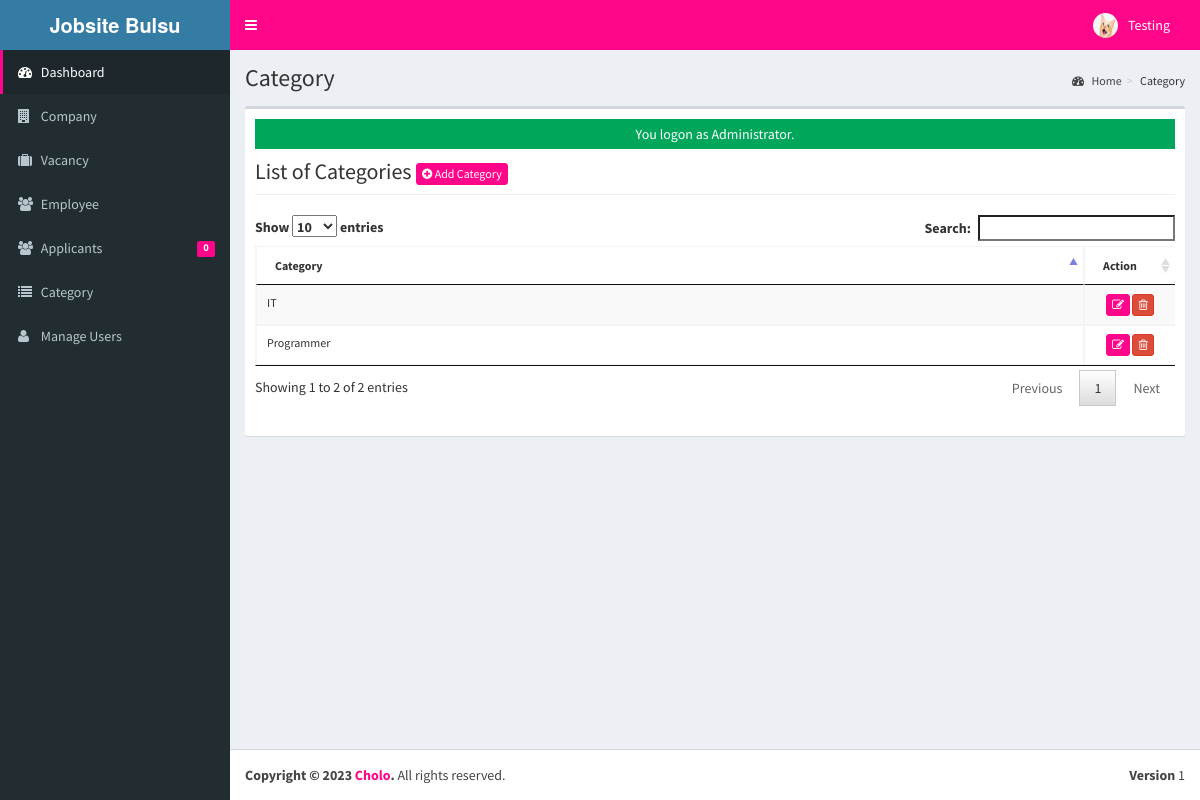
The page /admin/category/index.php (signed in) on the database its author committed.
### tables this page shows
CREATE TABLE `tblusers` (
  `USERID` varchar(30) NOT NULL,
  `FULLNAME` varchar(40) NOT NULL,
  `USERNAME` varchar(30) NOT NULL,
  `PASS` varchar(100) NOT NULL,
  `ROLE` varchar(30) NOT NULL,
  `PICLOCATION` varchar(255) NOT NULL
);

CREATE TABLE `tblcategory` (
  `CATEGORYID` int(11) NOT NULL,
  `CATEGORY` varchar(50) NOT NULL
);

### admin/category/index.php (called while the page is built, shortened)
<?php
require_once("../../include/initialize.php");
$title="Category";
require_once ("../theme/templates.php");
?>

### include/database.php (called while the page is built, shortened)
<?php
class Database {
	var $sql_string = '';
	private $conn;
	public function open_connection() {
		$this->conn = mysqli_connect(server,user,pass);
		if(!$this->conn){
			echo "Problem in database connection! Contact administrator!";
			exit();
		}else{
			$db_select = mysqli_select_db($this->conn,database_name);
		}
	}
	function setQuery($sql='') {
		$this->sql_string=$sql;
	}
	function executeQuery() {
		$result = mysqli_query($this->conn,$this->sql_string);
		return $result;
	}
	private function confirm_query($result) {
		return $result;
	}
	function loadResultList( $key='' ) {
		$cur = $this->executeQuery();
		$array = array();
		while ($row = mysqli_fetch_object($cur)) {
			if ($key) {
				$array[$row->$key] = $row;
			} else {
				$array[] = $row;
			}
		}
		return $array;
	}
	function loadSingleResult() {
		$cur = $this->executeQuery();
		while ($row = mysqli_fetch_object($cur)) {
		return $data = $row;
		}
	}
}
$mydb = new Database();
?>

### include/accounts.php (called while the page is built, shortened)
<?php
require_once(LIB_PATH.DS.'database.php');
class User {
	protected static  $tblname = "tblusers";
	function single_user($id=""){
			global $mydb;
			$mydb->setQuery("SELECT * FROM ".self::$tblname."
				Where USERID= '{$id}' LIMIT 1");
			$cur = $mydb->loadSingleResult();
			return $cur;
	}
}
?>

### include/function.php (called while the page is built, shortened)
<?php
function currentpage(){
		$this_page = $_SERVER['SCRIPT_NAME'];
	    $bits = explode('/',$this_page);
		 return $bits[3];
	}
		?>

### admin/category/list.php (the view, shortened to what this page needs)
<div class="row">
      	 <div class="col-lg-12">
           <h1 class="page-header">List of Categories  <a href="index.php?view=add" class="btn btn-primary btn-xs  ">  <i class="fa fa-plus-circle fw-fa"></i> Add Category</a>  </h1>
      		</div>
  		 </div>
 		    <form action="controller.php?action=delete" Method="POST">
		     <div class="table-responsive">
			<table id="dash-table" class="table table-striped table-bordered table-hover"  style="font-size:12px" cellspacing="0">
			  <thead>
			  	<tr>
			  		<th>
			  		 Category</th>
			  		 <th width="10%" align="center">Action</th>
			  	</tr>
			  </thead>
			  <tbody>
			  	<?php
			  		$mydb->setQuery("SELECT * FROM `tblcategory`");
			  		$cur = $mydb->loadResultList();
					foreach ($cur as $result) {
			  		echo '<tr>';
			  			echo '<td>' . $result->CATEGORY.'</td>';
			  		echo '<td align="center"><a title="Edit" href="index.php?view=edit&id='.$result->CATEGORYID.'" class="btn btn-primary btn-xs  ">  <span class="fa fa-edit fw-fa"></a>
			  		     <a title="Delete" href="controller.php?action=delete&id='.$result->CATEGORYID.'" class="btn btn-danger btn-xs  ">  <span class="fa  fa-trash-o fw-fa "></a></td>';
			  		echo '</tr>';
			  	}
			  	?>
			  </tbody>
			</table>
			</form>

### admin/theme/templates.php (shortened to what this page needs)
<!DOCTYPE html>
<html>
<head>
    <link rel="stylesheet" href="<?php echo web_root;?>bootstrap/css/bootstrap.min.css">
    <link rel="stylesheet" href="<?php echo web_root;?>plugins/font-awesome/css/font-awesome.min.css">
    <link rel="stylesheet" href="<?php echo web_root;?>dist/css/AdminLTE.min.css">
    <link rel="stylesheet" href="<?php echo web_root;?>dist/css/skins/_all-skins.min.css">
    <link rel="stylesheet" href="<?php echo web_root;?>plugins/iCheck/flat/blue.css">
    <link rel="stylesheet" href="<?php echo web_root;?>plugins/morris/morris.css">
    <link rel="stylesheet" href="<?php echo web_root;?>plugins/jvectormap/jquery-jvectormap-1.2.2.css">
    <link href="<?php echo web_root; ?>plugins/datepicker/bootstrap-datetimepicker.min.css" rel="stylesheet"
        media="screen">
    <link rel="stylesheet" href="<?php echo web_root;?>plugins/dataTables/jquery.dataTables.min.css">
    <link rel="stylesheet" href="<?php echo web_root;?>plugins/bootstrap-wysihtml5/bootstrap3-wysihtml5.min.css">
</head>
<body class="hold-transition skin-blue fixed sidebar-mini">
    <div class="wrapper">
        <header class="main-header">
            <a href="<?php echo web_root;?>/admin/" class="logo">
                <span class="logo-lg"><b>Jobsite Bulsu</b></span>
            </a>
            <nav class="navbar navbar-static-top" role="navigation">
                <a href="#" class="sidebar-toggle" data-toggle="offcanvas" role="button">
                </a>
                <div class="navbar-custom-menu">
                    <ul class="nav navbar-nav">
                        <?php
              $user = New User();
              $singleuser = $user->single_user($_SESSION['ADMIN_USERID']);
          ?>
                        <li class="dropdown user user-menu" style="padding-right: 15px;">
                            <a href="#" class="dropdown-toggle" data-toggle="dropdown">
                                <img src="<?php echo web_root.'admin/user/'. $singleuser->PICLOCATION;?>"
                                    class="user-image" alt="User Image">
                                <span class="hidden-xs"><?php echo $singleuser->FULLNAME; ?></span>
                            </a>
                        </li>
                    </ul>
                </div>
            </nav>
        </header>
        <aside class="main-sidebar">
            <section class="sidebar">
                <ul class="sidebar-menu">
                    <li class="<?php echo (currentpage() == 'index.php') ? "active" : false;?>">
                        <a href="<?php echo web_root ;?>admin/">
                            <i class="fa fa-dashboard"></i> <span>Dashboard</span>
                        </a>
                    </li>
                    <li class="<?php echo (currentpage() == 'company') ? "active" : false;?>">
                        <a href="<?php echo web_root ;?>admin/company/">
                            <i class="fa fa-building"></i> <span>Company</span>
                        </a>
                    </li>
                    <li class="<?php echo (currentpage() == 'vacancy') ? "active" : false;?>">
                        <a href="<?php echo web_root ;?>admin/vacancy/">
                            <i class="fa fa-suitcase"></i> <span>Vacancy</span>
                        </a>
                    </li>
                    <li class="<?php echo (currentpage() == 'employee') ? "active" : false;?>">
                        <a href="<?php echo web_root ;?>admin/employee/">
                            <i class="fa fa-users"></i> <span>Employee</span>
                        </a>
                    </li>
                    <li class="<?php echo (currentpage() == 'applicants') ? "active" : false;?>">
                        <a href="<?php echo web_root ;?>admin/applicants/">
                            <i class="fa fa-users"></i> <span>Applicants</span>
                            <span class="label label-primary pull-right">
                                <?php
                $sql = "SELECT count(*) as 'APPL' FROM `tbljobregistration` WHERE `PENDINGAPPLICATION`=1";
                $mydb->setQuery($sql);
                $pending = $mydb->loadSingleResult();
                echo $pending->APPL;
              ?>
                            </span>
                        </a>
                    </li>
                    <li class="<?php echo (currentpage() == 'category') ? "active" : false;?>">
                        <a href="<?php echo web_root ;?>admin/category/">
                            <i class="fa fa-list"></i> <span>Category</span>
                        </a>
                    </li>
                    <li class="<?php echo (currentpage() == 'user') ? "active" : false;?>">
                        <a href="<?php echo web_root; ?>admin/user/">
                            <i class="fa fa-user"></i> <span>Manage Users</span> </a>
                    </li>
                </ul>
            </section>
        </aside>
        <div class="content-wrapper">
            <section class="content-header">
                <h1>
                    <?php echo isset($title) ? $title : ''; ?>
                </h1>
                <ol class="breadcrumb">
                    <?php
          if ($title!='Home') {
            $active_title = '';
            if (isset($_GET['view'])) {
              $active_title = '<li class='.$active_title.'><a href="index.php">'.$title.'</a></li>';
            }else{
              $active_title = '<li class='.$active_title.'>'.$title.'</li>';
            }
            echo '<li><a href='.web_root.'admin/><i class="fa fa-dashboard"></i> Home</a></li>';
            echo  $active_title;
          }
        ?>
                </ol>
            </section>
            <section class="content">
                <div class="row">
                    <div class="col-xs-12">
                        <div class="box">
                            <div class="box-body">
                                <?php
               require_once $content;
               ?>
                        </div>
                    </div>
                </div>
            </section>
        </div>
        <footer class="main-footer">
            <div class="pull-right hidden-xs">
                <b>Version</b> 1
            </div>
            <strong>Copyright &copy; 2023 <a href="#">Cholo</a>.</strong> All rights
            reserved.
        </footer>
</body>
</html>

### rows shown on the page
tblusers: PICLOCATION (picture), FULLNAME "Testing"
tblcategory: CATEGORY "Programmer"
tblcategory: CATEGORY "IT"

### other values the page prints
$pending->APPL "0"
$title "Category"
$_SESSION['message'] "You logon as Administrator."
